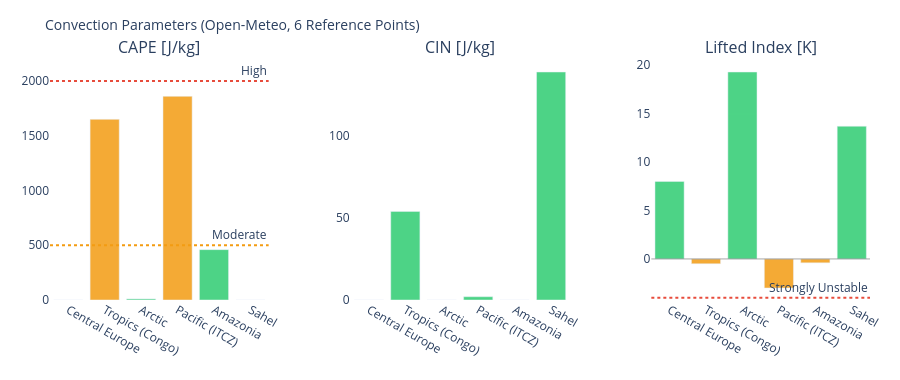

The code cell stored with this chart in its notebook:
### Markdown cell above
---
## 3. Visualizations

### Code cell
# ============================================================
# CAPE / CIN / LIFTED INDEX – Convection potential
# ============================================================

if not df_atm.empty:
    fig = make_subplots(
        rows=1, cols=3,
        subplot_titles=['CAPE [J/kg]', 'CIN [J/kg]', 'Lifted Index [K]'],
        horizontal_spacing=0.1
    )
    pts = df_atm['point'].tolist()
    pt_colors = ['#E85D24','#185FA5','#888780','#378ADD','#639922','#F2A623']

    # CAPE – höher = mehr Gewitterpotential
    cape_vals = df_atm['cape'].fillna(0).tolist()
    cape_colors = ['#e74c3c' if v > 2000 else '#f39c12' if v > 500 else '#2ecc71'
                   for v in cape_vals]
    fig.add_trace(go.Bar(x=pts, y=cape_vals, marker_color=cape_colors,
                         opacity=0.85, showlegend=False), row=1, col=1)
    fig.add_hline(y=2000, line_dash='dot', line_color='#e74c3c',
                  annotation_text='High', row=1, col=1)
    fig.add_hline(y=500,  line_dash='dot', line_color='#f39c12',
                  annotation_text='Moderate', row=1, col=1)

    # CIN – negativer = stärker gedeckelt (weniger Auslöse)
    cin_vals = df_atm['cin'].fillna(0).tolist()
    cin_colors = ['#e74c3c' if v < -200 else '#f39c12' if v < -50 else '#2ecc71'
                  for v in cin_vals]
    fig.add_trace(go.Bar(x=pts, y=cin_vals, marker_color=cin_colors,
                         opacity=0.85, showlegend=False), row=1, col=2)

    # Lifted Index – negativ = instabil
    li_vals = df_atm['li'].fillna(0).tolist()
    li_colors = ['#e74c3c' if v < -4 else '#f39c12' if v < 0 else '#2ecc71'
                 for v in li_vals]
    fig.add_trace(go.Bar(x=pts, y=li_vals, marker_color=li_colors,
                         opacity=0.85, showlegend=False), row=1, col=3)
    fig.add_hline(y=0, line_color='gray', line_width=0.7, row=1, col=3)
    fig.add_hline(y=-4, line_dash='dot', line_color='#e74c3c',
                  annotation_text='Strongly Unstable', row=1, col=3)

    fig.update_layout(
        title=dict(text='Convection Parameters (Open-Meteo, 6 Reference Points)', font=dict(size=14)),
        height=380, plot_bgcolor='rgba(0,0,0,0)', paper_bgcolor='rgba(0,0,0,0)',
        margin=dict(l=50, r=30, t=60, b=80)
    )
    fig.update_xaxes(tickangle=30)
    fig.show()

### Figure 1 — Plotly figure (JSON) as saved in the notebook; plotly's stock layout.template omitted (floating-point values rounded to 4 significant figures)
{"data": [{"marker": {"color": ["#2ecc71", "#f39c12", "#2ecc71", "#f39c12", "#2ecc71", "#2ecc71"]}, "opacity": 0.85, "showlegend": false, "type": "bar", "x": ["Central Europe", "Tropics (Congo)", "Arctic", "Pacific (ITCZ)", "Amazonia", "Sahel"], "xaxis": "x", "y": [0.0, 1650.0, 10.0, 1860.0, 460.0, 0.0], "yaxis": "y"}, {"marker": {"color": ["#2ecc71", "#2ecc71", "#2ecc71", "#2ecc71", "#2ecc71", "#2ecc71"]}, "opacity": 0.85, "showlegend": false, "type": "bar", "x": ["Central Europe", "Tropics (Congo)", "Arctic", "Pacific (ITCZ)", "Amazonia", "Sahel"], "xaxis": "x2", "y": [0.0, 54.0, 0.0, 2.0, 0.0, 139.0], "yaxis": "y2"}, {"marker": {"color": ["#2ecc71", "#f39c12", "#2ecc71", "#f39c12", "#f39c12", "#2ecc71"]}, "opacity": 0.85, "showlegend": false, "type": "bar", "x": ["Central Europe", "Tropics (Congo)", "Arctic", "Pacific (ITCZ)", "Amazonia", "Sahel"], "xaxis": "x3", "y": [8.0, -0.5, 19.3, -3.0, -0.4, 13.7], "yaxis": "y3"}], "layout": {"annotations": [{"font": {"size": 16}, "showarrow": false, "text": "CAPE [J/kg]", "x": 0.1333, "xanchor": "center", "xref": "paper", "y": 1.0, "yanchor": "bottom", "yref": "paper"}, {"font": {"size": 16}, "showarrow": false, "text": "CIN [J/kg]", "x": 0.5, "xanchor": "center", "xref": "paper", "y": 1.0, "yanchor": "bottom", "yref": "paper"}, {"font": {"size": 16}, "showarrow": false, "text": "Lifted Index [K]", "x": 0.8667, "xanchor": "center", "xref": "paper", "y": 1.0, "yanchor": "bottom", "yref": "paper"}, {"showarrow": false, "text": "High", "x": 1, "xanchor": "right", "xref": "x domain", "y": 2000, "yanchor": "bottom", "yref": "y"}, {"showarrow": false, "text": "Moderate", "x": 1, "xanchor": "right", "xref": "x domain", "y": 500, "yanchor": "bottom", "yref": "y"}, {"showarrow": false, "text": "Strongly Unstable", "x": 1, "xanchor": "right", "xref": "x3 domain", "y": -4, "yanchor": "bottom", "yref": "y3"}], "height": 380, "margin": {"b": 80, "l": 50, "r": 30, "t": 60}, "paper_bgcolor": "rgba(0,0,0,0)", "plot_bgcolor": "rgba(0,0,0,0)", "shapes": [{"line": {"color": "#e74c3c", "dash": "dot"}, "type": "line", "x0": 0, "x1": 1, "xref": "x domain", "y0": 2000, "y1": 2000, "yref": "y"}, {"line": {"color": "#f39c12", "dash": "dot"}, "type": "line", "x0": 0, "x1": 1, "xref": "x domain", "y0": 500, "y1": 500, "yref": "y"}, {"line": {"color": "gray", "width": 0.7}, "type": "line", "x0": 0, "x1": 1, "xref": "x3 domain", "y0": 0, "y1": 0, "yref": "y3"}, {"line": {"color": "#e74c3c", "dash": "dot"}, "type": "line", "x0": 0, "x1": 1, "xref": "x3 domain", "y0": -4, "y1": -4, "yref": "y3"}], "title": {"font": {"size": 14}, "text": "Convection Parameters (Open-Meteo, 6 Reference Points)"}, "xaxis": {"anchor": "y", "domain": [0.0, 0.2667], "tickangle": 30}, "xaxis2": {"anchor": "y2", "domain": [0.3667, 0.6333], "tickangle": 30}, "xaxis3": {"anchor": "y3", "domain": [0.7333, 1.0], "tickangle": 30}, "yaxis": {"anchor": "x", "domain": [0.0, 1.0]}, "yaxis2": {"anchor": "x2", "domain": [0.0, 1.0]}, "yaxis3": {"anchor": "x3", "domain": [0.0, 1.0]}}}
